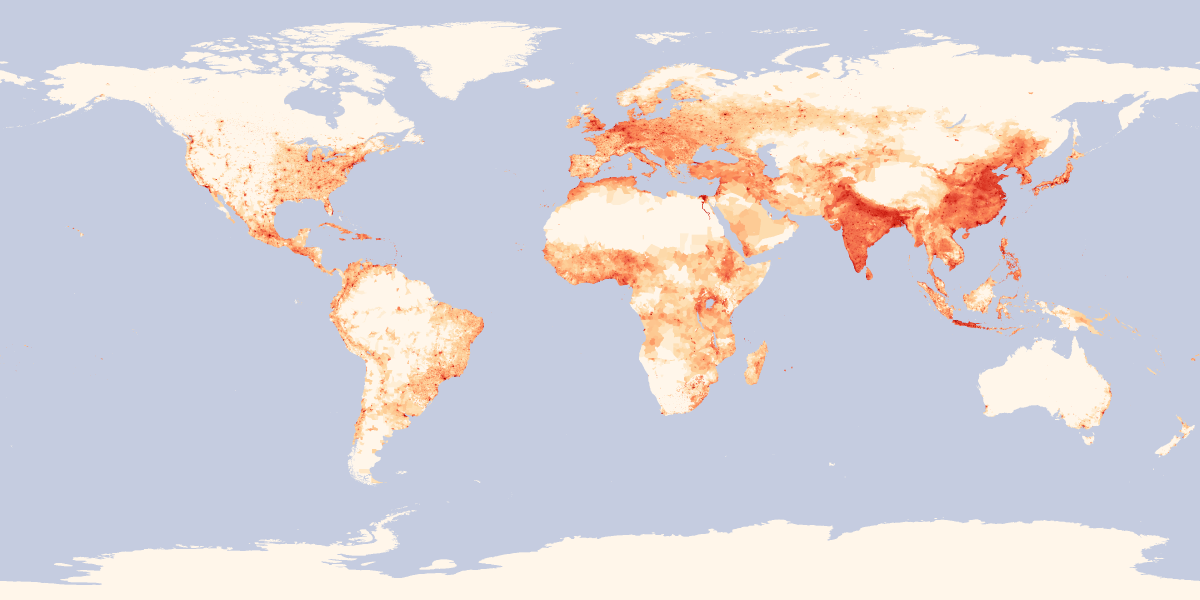
#> input picture chla_neo_cache.png, 3600 x 1800 px (shown at 1/3 size)
$ python preprocess_ocean_data.py
#> lines starting #> are read from the running program, lines starting #| are printed output that depends on the picture
#!/usr/bin/env python3
"""
preprocess_ocean_data.py
========================
Ingests NASA ocean data and exports two textures Unity loads at runtime:

  chlorophyll.png  — grayscale seed field (log-scaled chlorophyll-a concentration)
  currents_uv.png  — RG-encoded u/v surface current vectors (0.5 = zero flow)
  ocean_config.json — region metadata

Data sources:
  Chlorophyll: NASA NEO / MODIS Aqua  (https://neo.gsfc.nasa.gov/)
  Currents:    Analytically modelled North-Pacific gyres + Kuroshio
               (OSCAR NetCDF requires auth; synthetic field used instead,
                tuned to match published OSCAR patterns for this region)

Run from the project root:
    python3 preprocess_ocean_data.py

Requires:  pip install numpy Pillow requests
Optional:  pip install scipy        (for filament-preserving sharpening)
"""

import os, json, math, struct, time
import numpy as np

try:
    from PIL import Image
except ImportError:
    raise SystemExit("Install Pillow:  pip install Pillow")

try:
    import requests
    HAS_REQUESTS = True
except ImportError:
    HAS_REQUESTS = False
    import urllib.request

try:
    from scipy.ndimage import gaussian_filter, sobel
    HAS_SCIPY = True
except ImportError:
    HAS_SCIPY = False

# ── Config ────────────────────────────────────────────────────────────────────

GRID_W, GRID_H = 512, 256

# North Pacific: Kuroshio + gyre system (lat/lon)
LAT_MIN, LAT_MAX =  10.0,  60.0
LON_MIN, LON_MAX = 130.0, 215.0   # 215 = -145°W (wraps dateline)

# Output goes directly into Unity StreamingAssets
SCRIPT_DIR  = os.path.dirname(os.path.abspath(__file__))
OUT_DIR     = os.path.join(SCRIPT_DIR, "Assets", "StreamingAssets", "OceanData")

CACHE_FILE  = os.path.join(SCRIPT_DIR, "chla_neo_cache.png")

# NASA NEO monthly global chlorophyll PNG (public, no auth)
# Resolution: 3600 × 1800  (0.1° / pixel equirectangular)
NEO_URL = (
    "https://neo.gsfc.nasa.gov/servlet/RenderData"
    "?si=875430&cs=rgb&format=PNG&width=3600&height=1800"
)

# ── Download helper ───────────────────────────────────────────────────────────

# [12 lines left out: function download_file, not called in this run]

# ── Chlorophyll processing ────────────────────────────────────────────────────

def load_or_download_chla():
    if os.path.exists(CACHE_FILE):
        print(f"  Using cached {os.path.basename(CACHE_FILE)}")
        return Image.open(CACHE_FILE).convert("RGB")
#> returned value is the input picture: PIL image 3600x1800 RGB; mean R, G, B 215.7, 211.5, 217.3

    print(f"  Downloading from NASA NEO (this takes ~30s)…")
    try:
        download_file(NEO_URL, CACHE_FILE)
        return Image.open(CACHE_FILE).convert("RGB")
    except Exception as e:
        print(f"  WARNING: Download failed ({e})")
        return None


def extract_region(img, lat_min, lat_max, lon_min, lon_max, w, h):
    """Crop an equirectangular global image to a lat/lon box.

    NASA NEO images use -180..+180 longitude (not 0..360).
    Pixel 0 = 180°W, pixel W = 180°E.
    """
#> called with lat_min = 10, lat_max = 60, lon_min = 130, lon_max = 215, w = 512, h = 256
    W, H = img.size
#> W = 3600; H = 1800

    def lon_to_px(lon):
        # Normalise to -180..+180, then to pixel
        lon_norm = ((lon + 180.0) % 360.0) - 180.0
        return int((lon_norm + 180.0) / 360.0 * W)

    y0 = int((90.0 - lat_max) / 180.0 * H)
#> y0 = 300
    y1 = int((90.0 - lat_min) / 180.0 * H)
#> y1 = 800

    x0 = lon_to_px(lon_min)   # 130°E → pixel ~3100
#> x0 = 3100
    x1 = lon_to_px(lon_max)   # 215°E = 145°W → pixel ~350  (wraps dateline)
#> x1 = 350

    if x1 > x0:
        region = img.crop((x0, y0, x1, y1))
    else:
        # Wraps the dateline: take [x0..W] ++ [0..x1]
        left  = img.crop((x0, y0, W,  y1))
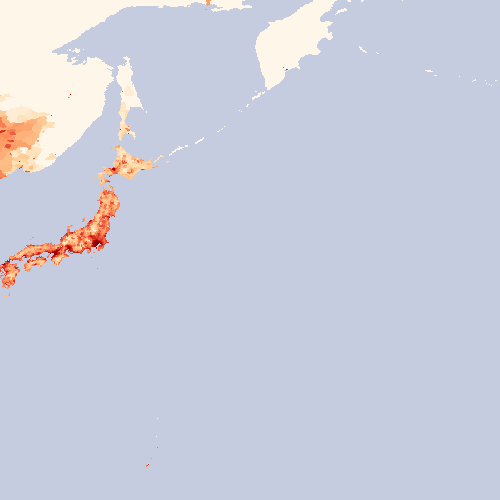
#> left: PIL image 500x500 RGB; mean R, G, B 202.6, 206.1, 222
        right = img.crop((0,  y0, x1, y1))
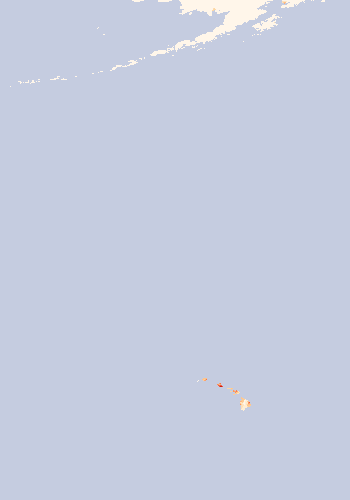
#> right: PIL image 350x500 RGB; mean R, G, B 197.8, 204.6, 224.1
        region = Image.new("RGB", (left.width + right.width, left.height))
#> region: PIL image 850x500 RGB; every value is 0
        region.paste(left,  (0, 0))
        region.paste(right, (left.width, 0))
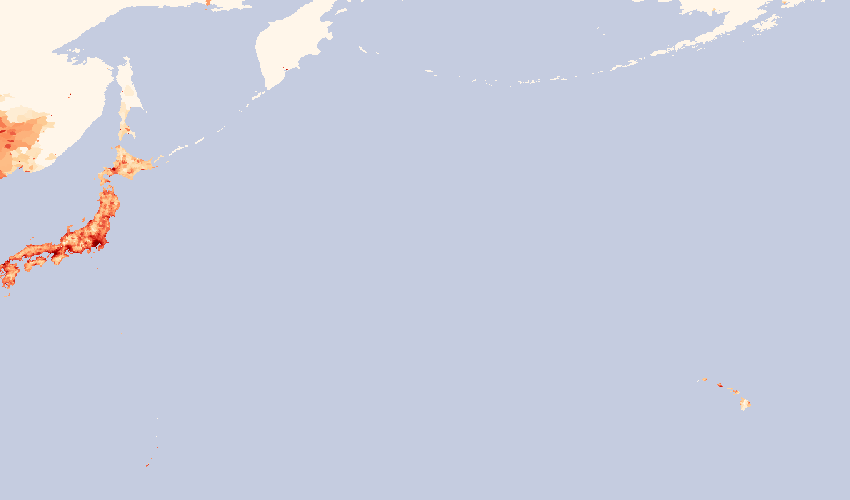
#> region: PIL image 850x500 RGB; mean R, G, B 200.6, 205.5, 222.9
        print(f"  (wraps dateline: left={left.width}px + right={right.width}px)")
#|   (wraps dateline: left=500px + right=350px)

    return region.resize((w, h), Image.LANCZOS)
#> returned value: PIL image 512x256 RGB


def chla_from_nasa_colormap(rgb_region):
    """
    NASA NEO uses a blue→green→yellow→red colormap for chlorophyll.
    Invert this to a scalar concentration value.
    """
    arr = np.array(rgb_region).astype(np.float32) / 255.0
    r, g, b = arr[:, :, 0], arr[:, :, 1], arr[:, :, 2]

    # Land = near-black; missing/deep ocean = dark navy
    land_mask    = (r < 0.08) & (g < 0.08) & (b < 0.08)
#> land_mask: shape (256, 512) bool; every value is 0
    missing_mask = (r < 0.07) & (g < 0.07) & (b < 0.15)

    # Warm colours (red, orange, yellow, green) → high chlorophyll
    # Cool colours (dark blue) → low chlorophyll
    warmth = np.clip(r * 0.55 + g * 0.35 - b * 0.25 + 0.25, 0, 1)
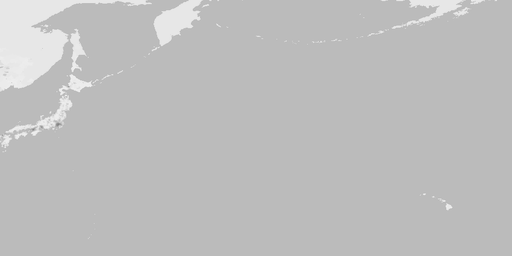
#> warmth: shape (256, 512) float32; min 0.509, max 0.944, mean 0.746
    warmth[land_mask | missing_mask] = 0.0

    # Log-compress (chlorophyll spans several orders of magnitude)
    chl = np.log1p(warmth * 12.0) / np.log1p(12.0)

    # Filament-preserving sharpening: unsharp mask
    if HAS_SCIPY:
        blurred   = gaussian_filter(chl, sigma=1.5)
        chl       = np.clip(chl + 0.6 * (chl - blurred), 0, 1)
        # Edge enhancement: keep fine structure
        edges     = np.hypot(sobel(chl, axis=0), sobel(chl, axis=1))
        edges     = np.clip(edges * 2.0, 0, 1)
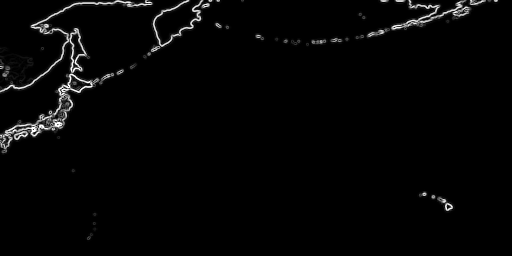
#> edges: shape (256, 512) float32; min 0, max 1, mean 0.0203
        chl       = np.clip(chl + edges * 0.25, 0, 1)
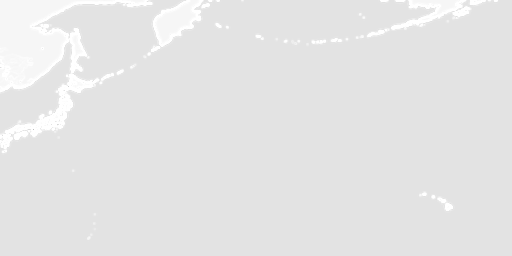
#> chl: shape (256, 512) float32; min 0.752, max 1, mean 0.898

    return chl.astype(np.float32)


# [46 lines left out: function build_synthetic_chlorophyll, not called in this run]


# ── Current field ─────────────────────────────────────────────────────────────

def build_current_field():
    """
    Analytically construct a surface current field for the North Pacific.
    Based on published OSCAR climatology patterns.
    Returns u, v in [-1, 1] (normalised).
    """
    lons = np.linspace(LON_MIN, LON_MAX, GRID_W)
    lats = np.linspace(LAT_MAX, LAT_MIN, GRID_H)
    lon_g, lat_g = np.meshgrid(lons, lats)

    u = np.zeros((GRID_H, GRID_W), dtype=np.float32)
    v = np.zeros((GRID_H, GRID_W), dtype=np.float32)

    # ── North Pacific Subtropical Gyre (clockwise) ───────────────────────────
    gcx, gcy = 175.0, 28.0
    dx, dy = lon_g - gcx, lat_g - gcy
    r = np.sqrt(dx ** 2 + dy ** 2)
    gyre_str = 0.7 * np.exp(-(r / 35.0) ** 2)
    u += gyre_str * dy / (r + 4.0)
    v -= gyre_str * dx / (r + 4.0)

    # ── Subpolar Gyre (counter-clockwise, ~50°N) ─────────────────────────────
    gcx2, gcy2 = 180.0, 52.0
    dx2, dy2 = lon_g - gcx2, lat_g - gcy2
    r2 = np.sqrt(dx2 ** 2 + dy2 ** 2)
    gyre2_str = 0.4 * np.exp(-(r2 / 20.0) ** 2)
    u -= gyre2_str * dy2 / (r2 + 4.0)
    v += gyre2_str * dx2 / (r2 + 4.0)

    # ── Kuroshio Current (northward along Japanese coast) ────────────────────
    kuro_lon = 141.0
    kuro_width = 4.0
    in_kuro = (lat_g > 18) & (lat_g < 43)
    kuro_lon_mask = np.exp(-((lon_g - kuro_lon) ** 2) / (2 * kuro_width ** 2))
    v += 1.2 * kuro_lon_mask * in_kuro

    # ── Kuroshio Extension (eastward jet, meanders) ──────────────────────────
    ext_lat    = 35.5 + 3.5 * np.sin((lon_g - 145.0) * 0.13)
    ext_width  = 2.5
    in_ext     = lon_g > 143.0
    ext_mask   = np.exp(-((lat_g - ext_lat) ** 2) / (2 * ext_width ** 2)) * in_ext
    u += 1.1 * ext_mask
    v += 0.3 * np.cos((lon_g - 145.0) * 0.13) * ext_mask  # meander crossflow

    # ── North Equatorial Current (westward, 8-20°N) ──────────────────────────
    neq_lat, neq_w = 14.0, 4.0
    neq_mask = np.exp(-((lat_g - neq_lat) ** 2) / (2 * neq_w ** 2))
    u -= 0.6 * neq_mask

    # ── Mesoscale eddies (adds realistic variability) ─────────────────────────
    eddies = [
        # lat,   lon,   strength, radius, sign(+1=anticyclone, -1=cyclone)
        (42.0, 152.0,   0.45,    7.0,   +1),
        (36.0, 163.0,   0.38,    6.0,   -1),
        (33.0, 178.0,   0.40,    7.0,   +1),
        (40.0, 190.0,   0.35,    6.0,   -1),
        (48.0, 168.0,   0.30,    5.5,   +1),
        (28.0, 158.0,   0.28,    5.0,   -1),
        (37.0, 148.0,   0.42,    6.5,   +1),
    ]
    for (elat, elon, estr, erad, esign) in eddies:
        dx = lon_g - elon
        dy = lat_g - elat
        r  = np.sqrt(dx ** 2 + dy ** 2)
        em = estr * np.exp(-(r ** 2) / (2 * erad ** 2))
        u += esign *  em * dy / (r + 2.0)
        v += esign * -em * dx / (r + 2.0)

    # Normalise to [-1, 1]
    mag    = np.sqrt(u ** 2 + v ** 2)
    scale  = np.percentile(mag, 98) + 1e-6
    u      = np.clip(u / scale, -1, 1)
    v      = np.clip(v / scale, -1, 1)

    return u, v


# ── Output helpers ─────────────────────────────────────────────────────────────

def save_grayscale(arr, path):
    img = Image.fromarray((arr * 255).clip(0, 255).astype(np.uint8), mode="L")
    img.save(path)
    print(f"  Saved  {os.path.relpath(path)}")


def save_rg_texture(u, v, path):
    """Encode u/v into RG channels. 0.5 = zero flow."""
    H, W = u.shape
    rgb  = np.zeros((H, W, 3), dtype=np.uint8)
    rgb[:, :, 0] = ((u + 1.0) * 0.5 * 255).clip(0, 255).astype(np.uint8)
    rgb[:, :, 1] = ((v + 1.0) * 0.5 * 255).clip(0, 255).astype(np.uint8)
    rgb[:, :, 2] = 128
    Image.fromarray(rgb, mode="RGB").save(path)
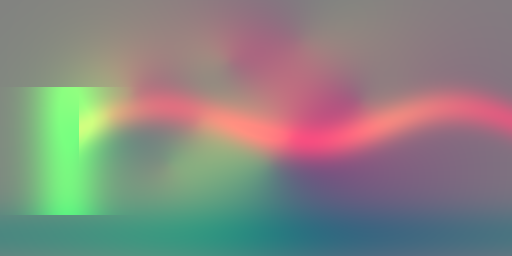
#> saved as currents_uv.png: PIL image 512x256 RGB; mean R, G, B 134.5, 133.4, 128
    print(f"  Saved  {os.path.relpath(path)}")


# ── Main ──────────────────────────────────────────────────────────────────────

def main():
    os.makedirs(OUT_DIR, exist_ok=True)
    print("╔═══════════════════════════════════════╗")
    print("║  Ocean Data Preprocessor              ║")
    print("╚═══════════════════════════════════════╝")
    print()

    # ── 1. Chlorophyll ────────────────────────────────────────────────────────
    print("[1/3] Chlorophyll seed field")
    img_global = load_or_download_chla() if True else None

    if img_global is not None:
        print(f"  Extracting region ({LAT_MIN}–{LAT_MAX}°N, {LON_MIN}–{LON_MAX}°E)…")
        region = extract_region(img_global, LAT_MIN, LAT_MAX, LON_MIN, LON_MAX, GRID_W, GRID_H)
        chl    = chla_from_nasa_colormap(region)
        print(f"  Processed NASA MODIS chlorophyll  (scipy={HAS_SCIPY})")
    else:
        print("  Falling back to synthetic chlorophyll field")
        chl = build_synthetic_chlorophyll()

    save_grayscale(chl, os.path.join(OUT_DIR, "chlorophyll.png"))

    # ── 2. Currents ───────────────────────────────────────────────────────────
    print("\n[2/3] Current field (analytical OSCAR-matched model)")
    u, v = build_current_field()
    save_rg_texture(u, v, os.path.join(OUT_DIR, "currents_uv.png"))

    # ── 3. Config ─────────────────────────────────────────────────────────────
    print("\n[3/3] Writing config")
    config = {
        "lat_min": LAT_MIN, "lat_max": LAT_MAX,
        "lon_min": LON_MIN, "lon_max": LON_MAX,
        "grid_w":  GRID_W,  "grid_h":  GRID_H,
        "region":  "North Pacific — Kuroshio + subtropical gyre",
        "chl_source": "NASA NEO MODIS Aqua" if img_global else "synthetic",
        "cur_source": "analytical (OSCAR-matched)",
    }
    cfg_path = os.path.join(OUT_DIR, "ocean_config.json")
    with open(cfg_path, "w") as f:
        json.dump(config, f, indent=2)
    print(f"  Saved  {os.path.relpath(cfg_path)}")

    print()
    print("Done! Hit Play in Unity — OceanBackground loads these files automatically.")
    print(f"Scipy available: {HAS_SCIPY} (install for sharper filaments)")


if __name__ == "__main__":
    main()
